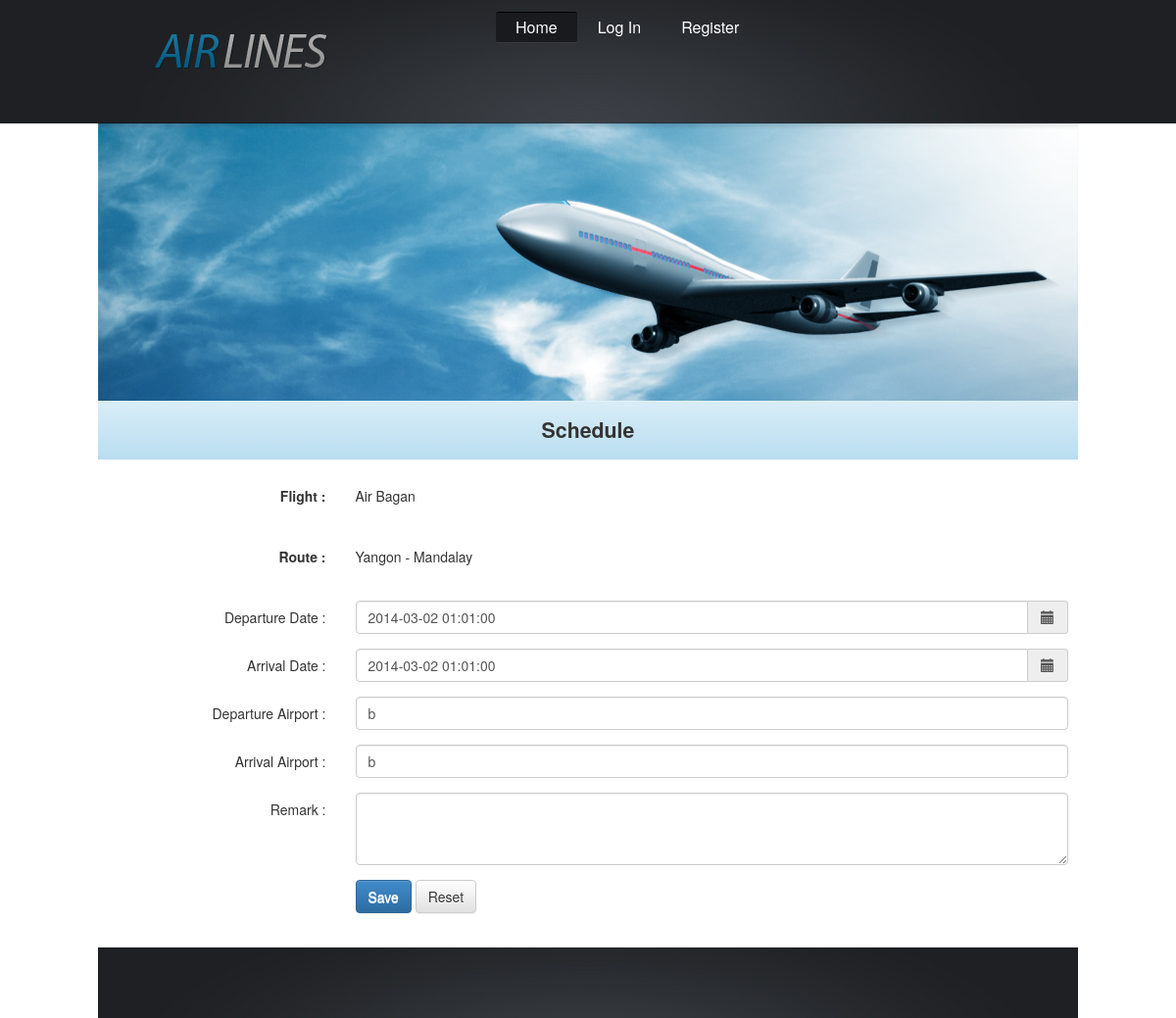
/schedule.php?schedule_id=SCH_000003, run on an earlier commit of the app's database.
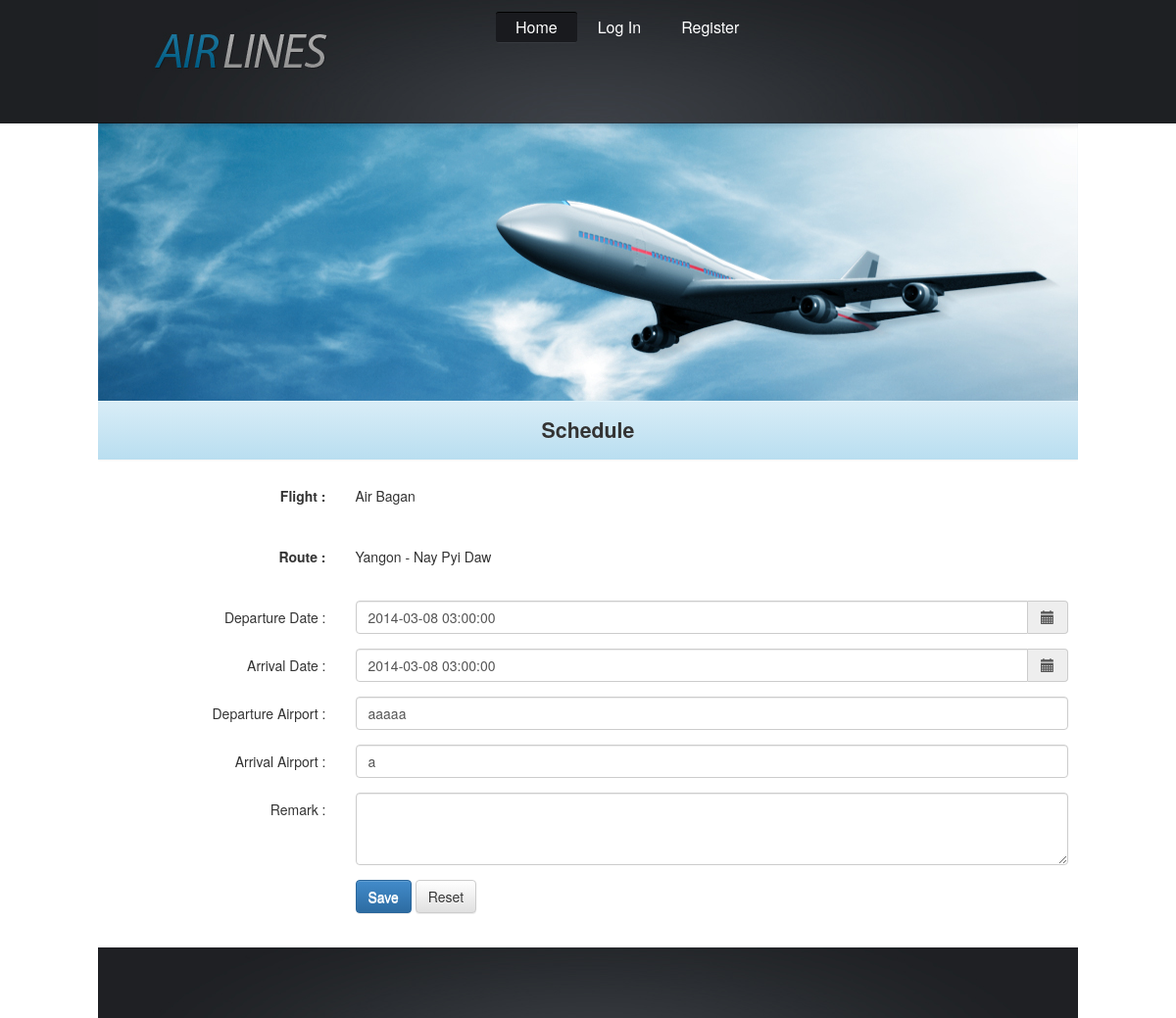
And on a later commit of the database.
### tables this page shows
CREATE TABLE IF NOT EXISTS `schedules` (
  `schedule_id` varchar(15) NOT NULL,
  `flight_id` varchar(15) NOT NULL,
  `route_id` varchar(15) NOT NULL,
  `departure_datetime` datetime NOT NULL,
  `arrival_datetime` datetime NOT NULL,
  `departure_airport` varchar(50) NOT NULL,
  `arrival_airport` varchar(50) NOT NULL,
  `active` int(1) NOT NULL,
  `remark` varchar(255) NOT NULL,
  PRIMARY KEY (`schedule_id`)
);

CREATE TABLE IF NOT EXISTS `routes` (
  `route_id` varchar(15) NOT NULL,
  `title` varchar(50) NOT NULL,
  `hour` int(2) NOT NULL,
  `min` int(2) NOT NULL,
  `remark` varchar(255) NOT NULL,
  PRIMARY KEY (`route_id`)
);

CREATE TABLE IF NOT EXISTS `flights` (
  `flight_id` varchar(15) NOT NULL,
  `name` varchar(50) NOT NULL,
  `remark` varchar(255) NOT NULL,
  PRIMARY KEY (`flight_id`)
);

### includes/scheduleHelper.php (called while the page is built, shortened)
<?php
class scheduleHelper{
    public static function getScheduleByScheduleID($schdule_id){
        $sql = "SELECT schedules.*,flights.*,routes.* " .
                "FROM schedules " .
                        "INNER JOIN flights " .
                        "ON schedules.flight_id=flights.flight_id " .
                        "INNER JOIN routes " .
                        "ON schedules.route_id=routes.route_id " .
                        "WHERE schedules.schedule_id='" . $schdule_id . "' " .
                        "AND schedules.active=1 " .
                        "ORDER BY schedule_id";
        $result = mysql_query($sql) or die(mysql_error());
        $output=array();
        while ($row = mysql_fetch_array($result)){
            $output[]=array(
                'schedule_id'=>$row['schedule_id'],
                'flight_id'=>$row['flight_id'],
                'flight_name'=>$row['name'],
                'route_id'=>$row['route_id'],
                'route_title'=>$row['title'],
                'departure_datetime'=>$row['departure_datetime'],
                'arrival_datetime'=>$row['arrival_datetime'],
                'departure_airport'=>$row['departure_airport'],
                'arrival_airport'=>$row['arrival_airport'],
                'active'=>$row['active'],
                'remark'=>$row['remark'],
                'hour'=>$row['hour'],
                'min'=>$row['min'],
            );
        }
        return $output;
    }
}

### includes/flightHelper.php (called while the page is built, shortened)
<?php
class flightHelper {
    public static function getFlightNameByFligthID($flight_id) {
        $name = null;
        $sql = "SELECT name " .
                "FROM flights " .
                "WHERE flight_id='" . $flight_id . "' " .
                "ORDER BY name";
        $result = mysql_query($sql) or die(mysql_error());
        while ($row = mysql_fetch_array($result)) {
            $name=$row['name'];
        }
        return $name;
    }
}
?>

### includes/routeHelper.php (called while the page is built, shortened)
<?php
class routeHelper {
    public static function getRouteTitleByRouteID($route_id) {
        $title = null;
        $sql = "SELECT * " .
                "FROM routes " .
                "WHERE route_id='" . $route_id . "' " .
                "ORDER BY title";
        $result = mysql_query($sql) or die(mysql_error());
        while ($row = mysql_fetch_array($result)) {
            $title = $row['title'];
        }
        return $title;
    }
}
?>

### schedule.php (the view, shortened to what the changed rows need)
<?php require_once("includes/routeHelper.php"); ?>
<?php require_once("includes/flightHelper.php"); ?>
<?php require_once("includes/scheduleHelper.php"); ?>
<?php
if (isset($_POST['submitted'])) {
    if (isset($_POST['schedule_id'])) {
        $schedule_id = $_POST['schedule_id'];
    } else {
        $schedule_id = autoID::getAutoID('schedules', 'schedule_id', 'SCH_', 6);
    }
    $flight_id = $_POST['flight_id'];
    $route_id = $_POST['route_id'];
    $departure_datetime = $_POST['departure_datetime'];
    $arrival_datetime = $_POST['arrival_datetime'];
    $departure_airport = $_POST['departure_airport'];
    $arrival_airport = $_POST['arrival_airport'];
    $remark = $_POST['remark'];
    $departure_datetime_string = date('Y-m-d H:i:00', strtotime($departure_datetime));
    $arrival_datetime_string = date('Y-m-d H:i:00', strtotime($arrival_datetime));
    if (isset($_POST['schedule_id'])) {
        $schedule_sql = "Update " .
                "schedules " .
                "SET departure_datetime='" . $departure_datetime_string . "', " .
                "arrival_datetime='" . $arrival_datetime_string . "', " .
                "departure_airport='" . $departure_airport . "', " .
                "arrival_airport='" . $arrival_airport . "', " .
                "remark='" . $remark . "' " .
                "WHERE schedule_id='" . $schedule_id . "'";
    } else {
        $schedule_sql = "INSERT INTO " .
                "schedules(schedule_id,flight_id,route_id,departure_datetime,arrival_datetime,departure_airport,arrival_airport,active,remark) " .
                "VALUES('$schedule_id','$flight_id','$route_id','$departure_datetime_string','$arrival_datetime_string','$departure_airport','$arrival_airport',1,'$remark')";
    }
    mysql_query($schedule_sql) or die(mysql_error());
    messageHelper::setMessage("You have successfully add schedule.", MESSAGE_TYPE_SUCCESS);
    header("Location:booking.php?route_id=" . $route_id);
    exit();
} else {
    $departure_datetime = date('Y-m-d h:i A', time());
    $arrival_datetime = date('Y-m-d h:i A', time());
    $departure_airport = "";
    $arrival_airport = "";
    $remark = "";
    if (isset($_GET['schedule_id'])) {
        $schedule_id = $_GET['schedule_id'];
        $scheduleData = scheduleHelper::getScheduleByScheduleID($schedule_id);
        $flight_id = $scheduleData[0]['flight_id'];
        $route_id = $scheduleData[0]['route_id'];
        $departure_datetime = $scheduleData[0]['departure_datetime'];
        $arrival_datetime = $scheduleData[0]['arrival_datetime'];
        $departure_airport = $scheduleData[0]['departure_airport'];
        $arrival_airport = $scheduleData[0]['arrival_airport'];
        $remark = $scheduleData[0]['remark'];
    } else {
        $flight_id = $_GET['flight_id'];
        $route_id = $_GET['route_id'];
    }
}
?>
<?php include('includes/header.php'); ?>
<div class="row">
    <div class="col-md-12">
        <form role="form" id="schedule" name="schedule" action="schedule.php" method="post" class="form-horizontal">
            <div class="form-group">
                <div class="col-sm-9">
                    <p class="form-control-static"><?php echo flightHelper::getFlightNameByFligthID($flight_id); ?></p>
                </div>
            </div>
            <div class="form-group">
                <div class="col-sm-9">
                    <p class="form-control-static"><?php echo routeHelper::getRouteTitleByRouteID($route_id); ?></p>
                </div>
            </div>
            <div class="form-group">
                <div class="col-sm-9">
                    <div class='input-group date' id='datetimepicker1'>
                        <input type='text' id="departure_datetime" name="departure_datetime" class="form-control" data-format="YYYY-MM-DD hh:mm A" value="<?php echo $departure_datetime; ?>"/>
                        <span class="input-group-addon"><span class="glyphicon glyphicon-calendar"></span>
                        </span>
                    </div>
                </div>
            </div>
            <div class="form-group">
                <div class="col-sm-9">
                    <div class='input-group date' id='datetimepicker1'>
                        <input type='text' id="arrival_datetime" name="arrival_datetime" class="form-control" data-format="YYYY-MM-DD hh:mm A" value="<?php echo $arrival_datetime; ?>"/>
                        <span class="input-group-addon"><span class="glyphicon glyphicon-calendar"></span>
                        </span>
                    </div>
                </div>
            </div>
            <div class="form-group">
                <div class="col-sm-9">
                    <input type="text" id="departure_airport" name="departure_airport" class="form-control" value="<?php echo $departure_airport; ?>" maxlength="30"/>
                </div>
            </div>
            <div class="form-group">
                <div class="col-sm-9">
                    <input type="text" id="arrival_airport" name="arrival_airport" class="form-control" value="<?php echo $arrival_airport; ?>" maxlength="30"/>
                </div>
            </div>
            <div class="form-group">
                <div class="col-sm-9">
                    <textarea id="remark" name="remark" class="form-control" value="<?php echo $remark; ?>" rows="3"></textarea>
                </div>
            </div>
        </form>
    </div>
</div>
<?php include('includes/footer.php'); ?>

What changed in the data, as far as the page shows it:
changed schedules "Air Bagan": route.title "Yangon - Mandalay" → "Yangon - Nay Pyi Daw"; departure_datetime "2014-03-02 01:01:00" → "2014-03-08 03:00:00"; arrival_datetime "2014-03-02 01:01:00" → "2014-03-08 03:00:00"; departure_airport "b" → "aaaaa"; arrival_airport "b" → "a"
